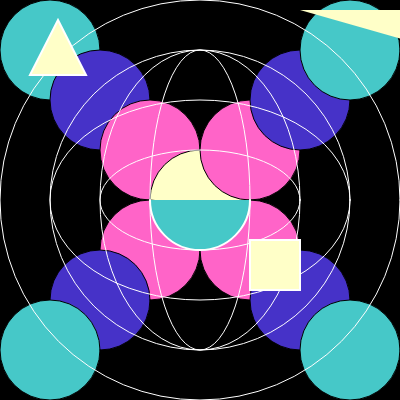
Frame 1 (no input)
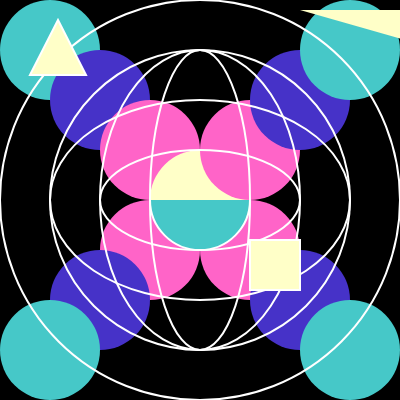
Frame 60 (no input)
Frame 120 (the mouse pressed at the canvas centre since frame 60): identical to frame 60, image omitted

The p5.js sketch that drew these frames (run headless with seeded random() and noise() and a simulated clock; from frame 60 on, the mouse is pressed at the canvas centre):

// p5.js sketch
// ── sketch.js
function setup()  {  
    createCanvas(400, 400);
}

function draw()  {  
background(0);
fill(70, 200, 200);
ellipse(50, 50, 100, 100);
fill(70, 50, 200);                 ellipse(100, 100, 100, 100);
fill(390, 100, 200); 
ellipse(150, 150, 100, 100);
fill(490, 6000, 200);   
ellipse(200, 200, 100, 100); 
fill(390, 100, 200)
ellipse(250, 150, 100, 100);
fill(70, 50, 200);  
ellipse(300, 100, 100, 100);
fill(70, 200, 200);
ellipse(350, 50, 100, 100);
fill(390, 100, 200);
ellipse(150, 250, 100, 100);
fill(390, 100, 200);
ellipse(250, 250, 100, 100);
fill(70, 50, 200);
ellipse(100, 300, 100, 100);
fill(70, 50, 200);
ellipse(300, 300, 100, 100);
fill(70, 200, 200);
ellipse(350, 350, 100, 100);
fill(70, 200, 200);
ellipse(50, 350, 100, 100);
stroke(255);
noFill();
ellipse(200, 200, 300, 200);
noFill();
ellipse(200, 200, 100, 300);
stroke(255);
noFill();
ellipse(200, 200, 200,100);
noFill();
ellipse(200, 200, 200, 300);
noFill();
ellipse(200, 200, 300, 300);
noFill();
ellipse(200, 200, 400, 400);
noFill();
strokeWeight(2);
fill(0);
fill(70, 200, 200);
arc(200, 200, 100, 100, 0, radians(180));
fill(390, 100, 200)
fill(490, 6000, 200);   
rect(250, 240, 50,50);
triangle(30, 75, 58, 20, 86, 75);
  noStroke()
  ellipse(500, 300, 100, 100);
triangle(300, 10, 590, 10, 580, 90); 
}
